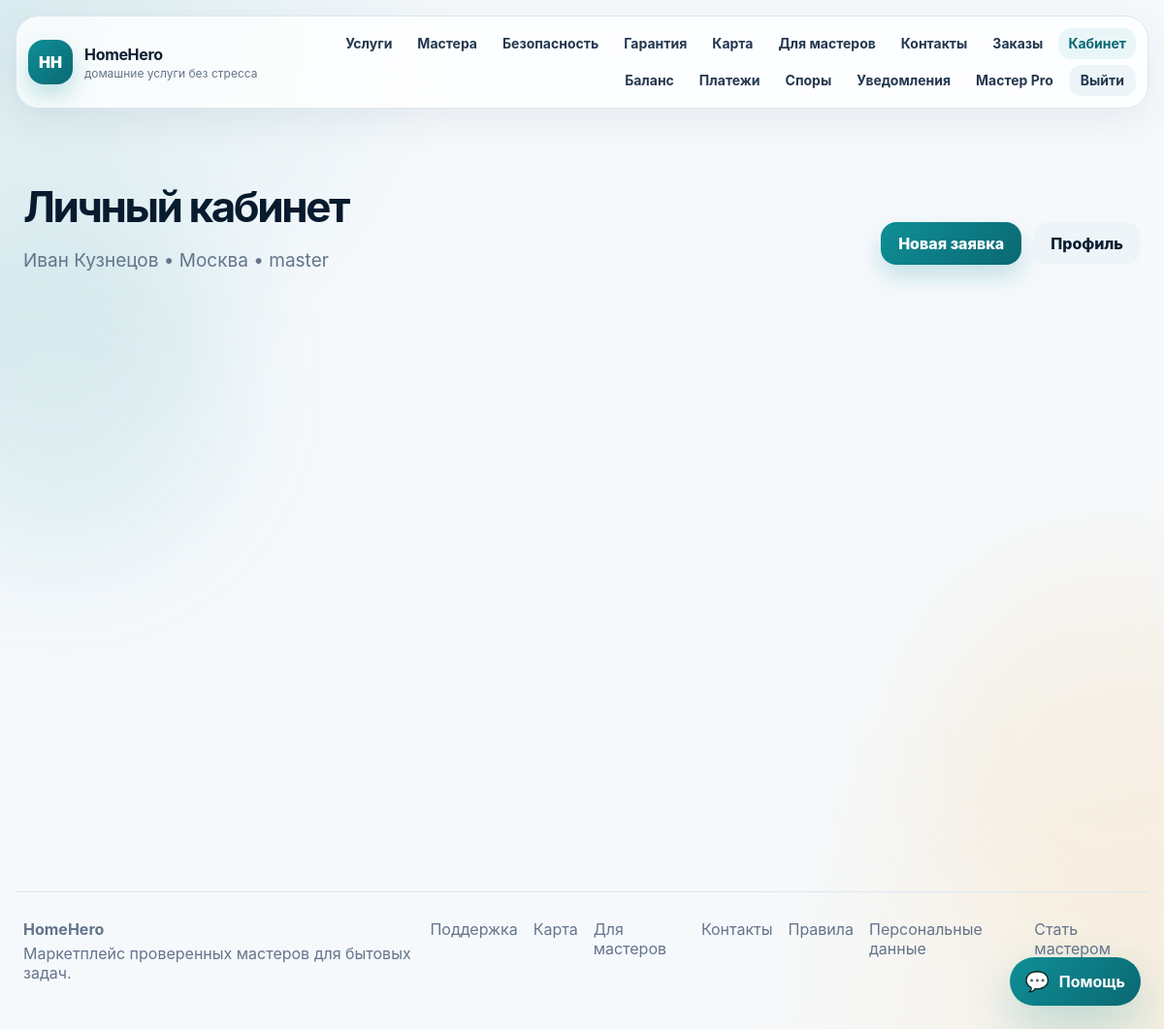
The app's page /dashboard (signed in) with its own data.
### tables this page shows
CREATE TABLE users (
        id INTEGER PRIMARY KEY AUTOINCREMENT,
        name TEXT NOT NULL,
        email TEXT NOT NULL UNIQUE,
        phone TEXT DEFAULT '',
        password_hash TEXT NOT NULL,
        role TEXT NOT NULL DEFAULT 'customer',
        city TEXT DEFAULT 'Москва',
        bio TEXT DEFAULT '',
        avatar TEXT DEFAULT 'HH',
        avatar_file TEXT DEFAULT '',
        balance INTEGER NOT NULL DEFAULT 0,
        verification_status TEXT NOT NULL DEFAULT 'unsubmitted',
        passport_series TEXT DEFAULT '',
        passport_number TEXT DEFAULT '',
        birth_date TEXT DEFAULT '',
        passport_issued_by TEXT DEFAULT '',
        passport_issue_date TEXT DEFAULT '',
        passport_photo_file TEXT DEFAULT '',
        selfie_photo_file TEXT DEFAULT '',
        verification_comment TEXT DEFAULT '',
        verified_at TEXT DEFAULT '',
        is_active INTEGER NOT NULL DEFAULT 1,
        created_at TEXT NOT NULL
    );

### app.py (the view, shortened to what this page needs)
@app.route("/dashboard")
@login_required
def dashboard():
    if g.user["role"] == "admin":
        orders = all_rows(
            """
            SELECT o.*, c.name AS category_name, c.icon AS category_icon, cu.name AS customer_name, mu.name AS master_name
            FROM orders o JOIN categories c ON c.id=o.category_id
            JOIN users cu ON cu.id=o.customer_id LEFT JOIN users mu ON mu.id=o.master_id
            ORDER BY o.created_at DESC LIMIT 8
            """
        )
    elif g.user["role"] == "master":
        orders = all_rows(
            """
            SELECT o.*, c.name AS category_name, c.icon AS category_icon, u.name AS customer_name
            FROM orders o JOIN categories c ON c.id=o.category_id JOIN users u ON u.id=o.customer_id
            WHERE o.master_id=? ORDER BY o.created_at DESC LIMIT 6
            """,
            (g.user["id"],),
        )
    if g.user["role"] in ("admin", "support"):
        tickets = all_rows("""
            SELECT t.*, u.name AS user_name
            FROM support_tickets t JOIN users u ON u.id=t.user_id
            WHERE t.status != 'closed'
            ORDER BY CASE t.priority WHEN 'critical' THEN 1 WHEN 'high' THEN 2 WHEN 'normal' THEN 3 ELSE 4 END, t.created_at DESC
            LIMIT 5
        """)
    else:
        tickets = all_rows("SELECT * FROM support_tickets WHERE user_id=? ORDER BY created_at DESC LIMIT 3", (g.user["id"],))
    return render_template("dashboard.html", orders=orders, tickets=tickets)

### app.py (called while the page is built)
def db():
    if "db" not in g:
        g.db = sqlite3.connect(app.config["DATABASE"])
        g.db.row_factory = sqlite3.Row
    return g.db

def one(sql, params=()):
    return db().execute(sql, params).fetchone()

def all_rows(sql, params=()):
    return db().execute(sql, params).fetchall()

def is_verified(user):
    return user is not None and user["verification_status"] == "verified"

@app.before_request
def load_user():
    user_id = session.get("user_id")
    g.user = one("SELECT * FROM users WHERE id=?", (user_id,)) if user_id else None

@app.context_processor
def globals_for_templates():
    try:
        categories = all_rows("SELECT * FROM categories ORDER BY name")
    except Exception:
        categories = []
    return {
        "nav_categories": categories,
        "status_labels": STATUS_LABELS,
        "payment_labels": PAYMENT_LABELS,
        "ticket_status_labels": TICKET_STATUS_LABELS,
        "ticket_priority_labels": TICKET_PRIORITY_LABELS,
        "verification_status_labels": VERIFICATION_STATUS_LABELS,
        "payment_event_labels": PAYMENT_EVENT_LABELS,
        "dispute_status_labels": DISPUTE_STATUS_LABELS,
        "avatar_src": avatar_src,
        "is_verified": is_verified,
        "current_year": datetime.now().year,
    }

def login_required(view):
    @wraps(view)
    def wrapped(**kwargs):
        if g.user is None:
            flash("Сначала войдите в аккаунт.", "warning")
            return redirect(url_for("login", next=request.path))
        return view(**kwargs)
    return wrapped

### templates/dashboard.html (shortened to what this page needs)
{% extends "base.html" %}
{% block content %}
<section class="page-head compact">
  <div>
    <h1>Личный кабинет</h1>
    <p>{{ g.user.name }} • {{ g.user.city }} • {{ g.user.role }}</p>
  </div>
  <div class="row-actions">
    {% if g.user.role in ['admin','support'] %}
      <a class="btn btn-primary" href="{{ url_for('support_panel') }}">Панель поддержки</a>
    {% else %}
      <a class="btn btn-primary" href="{{ url_for('new_order') }}">Новая заявка</a>
    {% endif %}
    <a class="btn btn-light" href="{{ url_for('profile') }}">Профиль</a>
  </div>
</section>
<section class="grid cards-3">
</section>
<section class="section split">
</section>
{% endblock %}

### static/css/style.css (style rules this page uses)
:root { --bg:#f6f9fc; --surface:#ffffff; --surface-2:#f0f7fb; --ink:#0b1f33; --muted:#64748b; --line:#dbe7ef; --primary:#0f8f96; --primary-dark:#0a6873; --accent:#ffb84d; --danger:#e34b5f; --green:#1fa463; --shadow:0 24px 70px rgba(12,42,71,.10); --radius:28px; }
* { box-sizing:border-box }
body { margin:0; font-family:Inter,Arial,sans-serif; color:var(--ink); background: radial-gradient(circle at top left,rgba(15,143,150,.13),transparent 30rem), radial-gradient(circle at bottom right,rgba(255,184,77,.15),transparent 28rem), var(--bg); }
a { color:inherit;text-decoration:none }
.btn { display:inline-flex;align-items:center;justify-content:center;gap:8px; border:0;border-radius:16px;padding:12px 18px;font-weight:800;cursor:pointer; transition:.2s transform,.2s box-shadow,.2s background }
.btn-primary { background:linear-gradient(135deg,var(--primary),var(--primary-dark));color:white;box-shadow:0 12px 24px rgba(15,143,150,.22) }
.btn-light,.btn-ghost { background:#edf5f8;color:var(--ink) }
.hero h1,.page-head h1 { font-size:58px;line-height:.96;margin:16px 0;color:#071a2e;letter-spacing:-.055em }
.hero p,.page-head p { font-size:19px;line-height:1.7;color:var(--muted);max-width:650px }
.hero-actions,.row-actions { display:flex;gap:12px;flex-wrap:wrap;align-items:center;margin-top:22px }
.stats,.grid { display:grid;gap:18px }
.section { margin:34px 0 }
.cards-3 { grid-template-columns:repeat(3,1fr) }
.split { display:grid;grid-template-columns:1fr 1fr;gap:22px }
.page-head { padding:46px 8px 20px }
.page-head.compact { display:flex;align-items:center;justify-content:space-between;gap:20px }
.page-head.compact h1 { font-size:44px }
html { scroll-behavior:smooth }
.btn { position:relative;overflow:hidden }
.btn-primary:after { content:"";position:absolute;inset:-20% auto -20% 0;width:32%; background:linear-gradient(90deg,transparent,rgba(255,255,255,.45),transparent); transform:translateX(-140%) skewX(-18deg) }
body { overflow-x:hidden }
.cards-3 { grid-template-columns:repeat(3,minmax(0,1fr)) }
.split { grid-template-columns:minmax(0,1fr) minmax(0,1fr) }
html,body { width:100%; max-width:100%; overflow-x:hidden!important; }
body { min-width:0; }
main,section,.section,.page-head,.hero,.stats,.grid,.split { max-width:100%!important; }
.cards-3 { grid-template-columns:repeat(3,minmax(0,1fr))!important; }
.split { grid-template-columns:minmax(0,1fr) minmax(0,1fr)!important; }

### records on screen
users: user.name "Иван Кузнецов", user.city "Москва", user.role "master"
